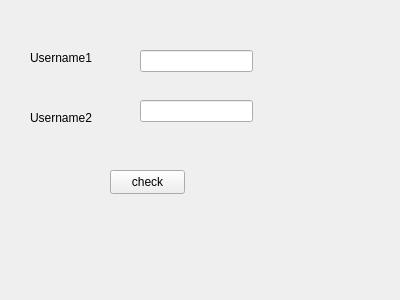
<?xml version="1.0" encoding="UTF-8"?>
<ui version="4.0">
 <class>page2</class>
 <widget class="QWidget" name="page2">
  <property name="geometry">
   <rect>
    <x>0</x>
    <y>0</y>
    <width>400</width>
    <height>300</height>
   </rect>
  </property>
  <property name="windowTitle">
   <string>Form</string>
  </property>
  <widget class="QLabel" name="label">
   <property name="geometry">
    <rect>
     <x>30</x>
     <y>50</y>
     <width>91</width>
     <height>16</height>
    </rect>
   </property>
   <property name="text">
    <string>Username1</string>
   </property>
  </widget>
  <widget class="QLabel" name="label_2">
   <property name="geometry">
    <rect>
     <x>30</x>
     <y>110</y>
     <width>101</width>
     <height>16</height>
    </rect>
   </property>
   <property name="text">
    <string>Username2</string>
   </property>
  </widget>
  <widget class="QLineEdit" name="Username1">
   <property name="geometry">
    <rect>
     <x>140</x>
     <y>50</y>
     <width>113</width>
     <height>22</height>
    </rect>
   </property>
  </widget>
  <widget class="QLineEdit" name="Username2">
   <property name="geometry">
    <rect>
     <x>140</x>
     <y>100</y>
     <width>113</width>
     <height>22</height>
    </rect>
   </property>
  </widget>
  <widget class="QPushButton" name="pushButton">
   <property name="geometry">
    <rect>
     <x>110</x>
     <y>170</y>
     <width>75</width>
     <height>24</height>
    </rect>
   </property>
   <property name="text">
    <string>check</string>
   </property>
  </widget>
 </widget>
 <resources/>
 <connections/>
</ui>
